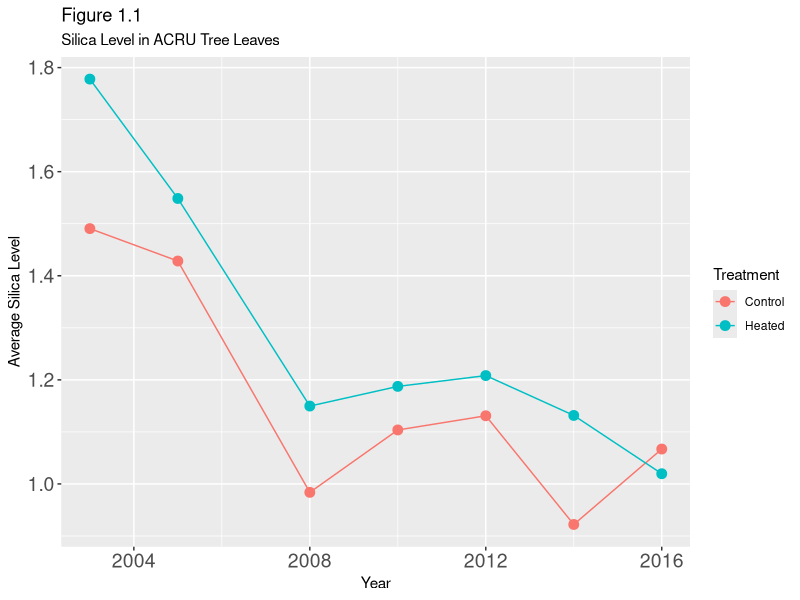
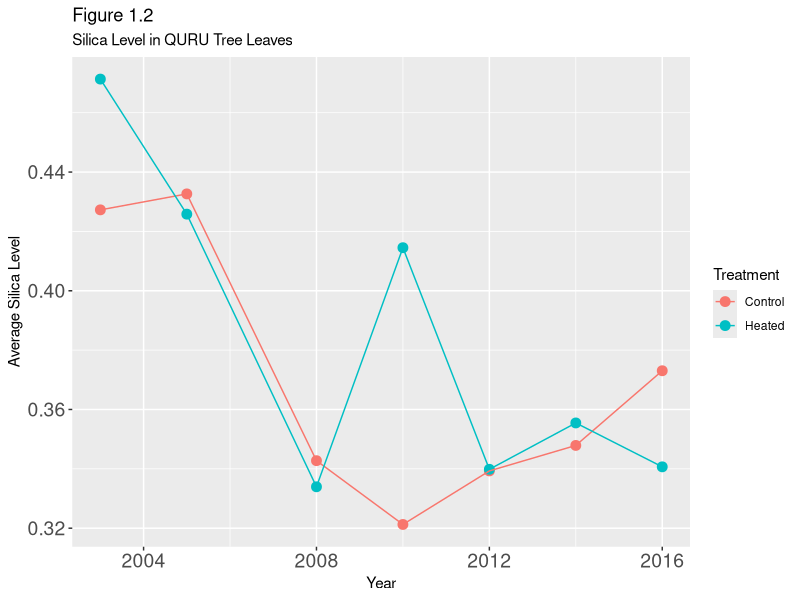
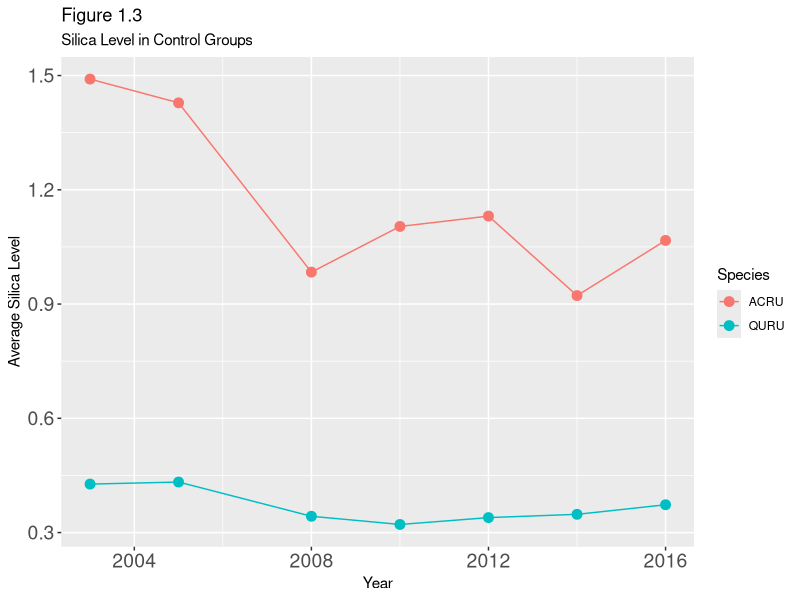
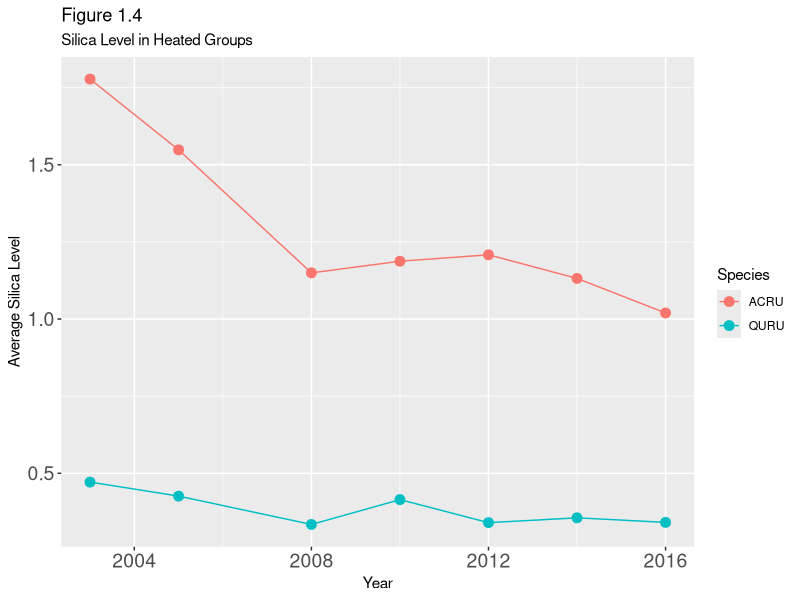
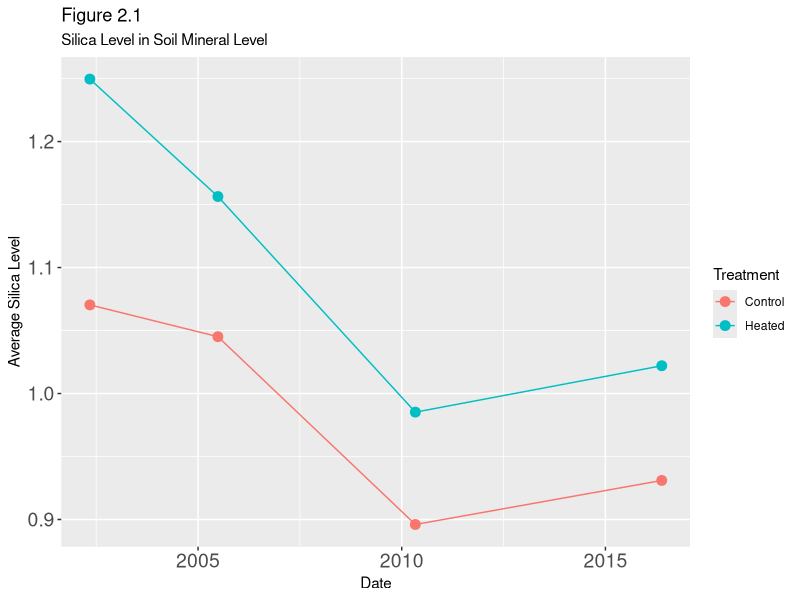
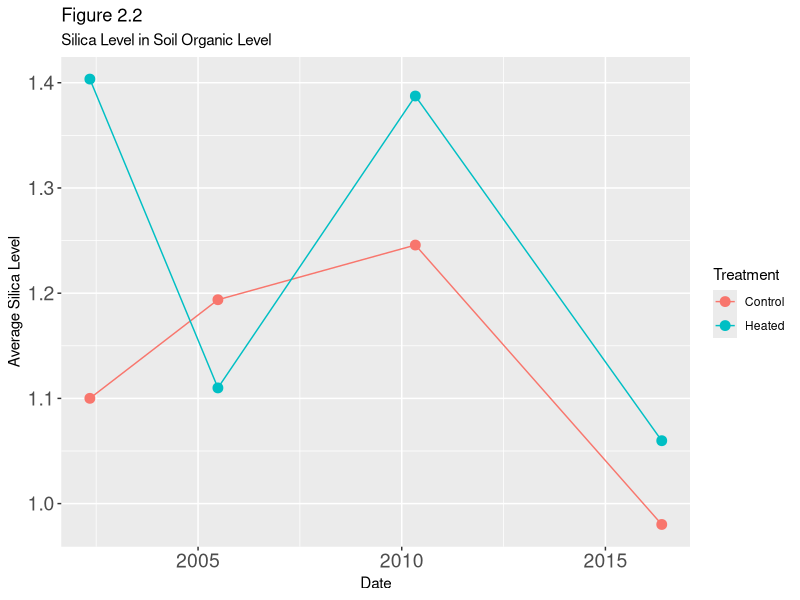
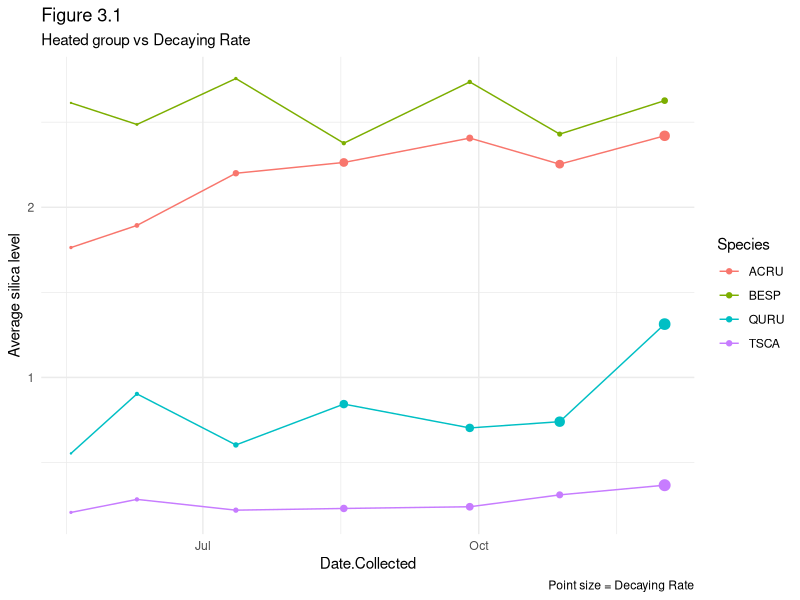
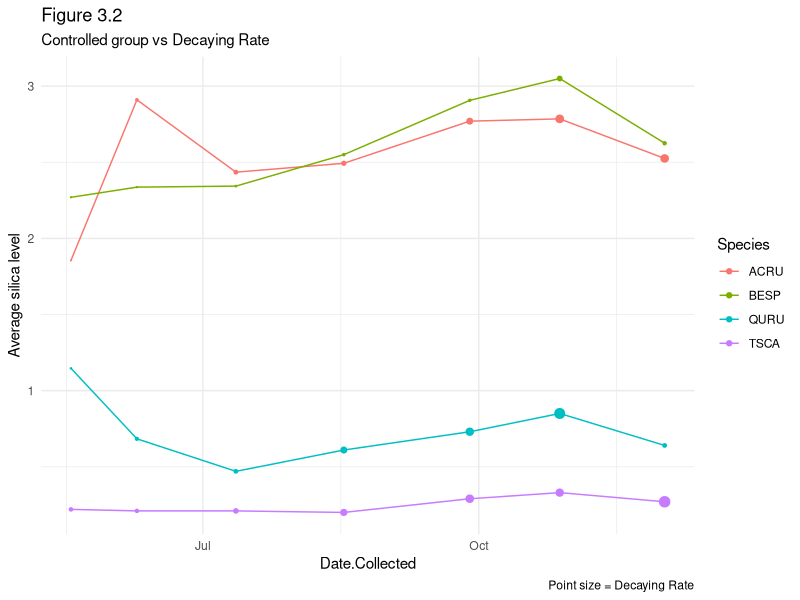

Reproduce these figures in R, in order. (Note: this script raises an error after producing the figures.)
## ---- chunk 1
knitr::opts_chunk$set(echo = TRUE)
## ---- chunk 2
library(tidyverse)
library(ggplot2)
library(lubridate)
library(car)
library(zoo)
library(stringi)
library(rlang)
## ---- chunk 3
# green_leaf_bsi dataset
glbsi <- read.csv("green_leaf_bsi.csv")
glbsi_avg <- glbsi %>% 
  group_by(Year, Species, Treatment) %>%
  summarise(avg = mean(X.wt.Bsi))

glbsi_avg_ACRU = glbsi_avg %>% 
  filter(Species == "ACRU")
glbsi_avg_QURU = glbsi_avg %>% 
  filter(Species == "QURU")

glbsi_avg_control = glbsi_avg %>% 
  filter(Treatment == "Control")
glbsi_avg_heated = glbsi_avg %>% 
  filter(Treatment == "Heated")
## ---- chunk 4

ggplot(data = glbsi_avg_ACRU) +
  aes(x = Year, y = avg, color = Treatment) +
  geom_point(size = 3) + 
  labs(title = "Figure 1.1",
       subtitle = "Silica Level in ACRU Tree Leaves",
       x = "Year",
       y = "Average Silica Level")+
  theme(axis.text.x = element_text(size = 14))+
  theme(axis.text.y = element_text(size = 14))+
  geom_line()
## ---- chunk 5
ggplot(data = glbsi_avg_QURU) +
  aes(x = Year, y = avg, color = Treatment) +
  geom_point(size = 3) + 
  labs(title = "Figure 1.2",
       subtitle ="Silica Level in QURU Tree Leaves",
       x = "Year",
       y = "Average Silica Level")+
  theme(axis.text.x = element_text(size = 14))+
  theme(axis.text.y = element_text(size = 14))+
  geom_line()
## ---- chunk 6

ggplot(data = glbsi_avg_control) +
  aes(x = Year, y = avg, color = Species) +
  geom_point(size = 3) + 
  labs(title = "Figure 1.3",
       subtitle ="Silica Level in Control Groups",
       x = "Year",
       y = "Average Silica Level")+
  theme(axis.text.x = element_text(size = 14))+
  theme(axis.text.y = element_text(size = 14))+
  geom_line()
## ---- chunk 7
ggplot(data = glbsi_avg_heated) +
  aes(x = Year, y = avg, color = Species) +
  geom_point(size = 3) + 
  labs(title = "Figure 1.4",
       subtitle = "Silica Level in Heated Groups",
       x = "Year",
       y = "Average Silica Level")+
  theme(axis.text.x = element_text(size = 14))+
  theme(axis.text.y = element_text(size = 14))+
  geom_line()
## ---- chunk 8
glbsi <- read.csv("green_leaf_bsi.csv", encoding = "UTF-8")

glbsi$Year <- as.character(glbsi$Year)
glbsi$Month <- as.character(glbsi$Month)
glbsi$Date <- as.yearmon(paste0(glbsi$Year, "-0", glbsi$Month))
glbsi$Months <- time_length(interval(as.yearmon("2002-05"),glbsi$Date), "month")
glbsi$Months <- (glbsi$Months-mean(glbsi$Months))/sd(glbsi$Months)

r_species <- lm(log(X.wt.Bsi) ~ factor(Species) + factor(Treatment) + Months + factor(Month)+factor(Species)*Months, data = glbsi)
summary(r_species)
## ---- chunk 9
round(r_species$coefficients,digits = 2)
## ---- chunk 10
# soil_bsi dataset
soil_bsi <- read.csv("soil_bsi.csv")

soil_avg <- soil_bsi %>% 
  group_by(Date, Layer, Treatment) %>%
  summarise(avg = mean(X.wt.Bsi)) 

soil_avg <- soil_avg[-1,]
soil_avg$Date <- strptime(soil_avg$Date, "%m/%d/%y")
soil_avg$Date <- as.Date(soil_avg$Date)
soil_avg <- arrange(soil_avg,Date)

SM = soil_avg %>% 
  filter(Layer == "Mineral")
SM2 = soil_avg %>% 
  filter(Layer == "Organic")
## ---- chunk 11
par(mfrow=c(2,1))

ggplot(data = SM) +
  aes(x = Date, y = avg, color = Treatment) +
  geom_point(size = 3) + 
  labs(title = "Figure 2.1",
       subtitle ="Silica Level in Soil Mineral Level",
       x = "Date",
       y = "Average Silica Level")+
  theme(axis.text.x = element_text(size = 14))+
  theme(axis.text.y = element_text(size = 14))+
  geom_line()


ggplot(data = SM2) +
  aes(x = Date, y = avg, color = Treatment) +
  geom_point(size = 3) + 
  labs(title = "Figure 2.2",
       subtitle ="Silica Level in Soil Organic Level",
       x = "Date",
       y = "Average Silica Level")+
  theme(axis.text.x = element_text(size = 14))+
  theme(axis.text.y = element_text(size = 14))+
  geom_line()
## ---- chunk 12
soil_bsi <- read.csv("soil_bsi.csv")

soil_bsi$Date<-mdy(soil_bsi$Date)
soil_data<-na.omit(soil_bsi[,c("Date","Layer","Treatment","X.wt.Bsi")])
soil_data<-soil_data
standaeddate<-c(ymd(020507))
soil_data1<-soil_data %>%
  mutate(deployedtime=difftime(Date,standaeddate,units = "days"))
soil_data1$deployedtime<-as.numeric(soil_data1$deployedtime)
colnames(soil_data1)[4]<-"Silicalevel"
soil_data1$Layer<-factor(soil_data1$Layer)
soil_data1$Treatment<-factor(soil_data1$Treatment)
soil_data2<-soil_data1%>%
  mutate(season=month(Date))

soil_model<-lm(Silicalevel~factor(Layer)+factor(Treatment)+deployedtime+factor(season),data = soil_data2)
summary(soil_model)
## ---- chunk 13
round(soil_model$coefficients,digits = 6)
## ---- chunk 14
litterbags <- read.csv("litterbags.csv")
datalb <- litterbags[12:162, ]
datalb$Date.Collected <- as.Date(strptime(datalb$Date.Collected, "%m/%d/%y"))
datalb$Date.Deployed <- as.Date(strptime(datalb$Date.Deployed, "%m/%d/%y"))
datalb$Mass.Loss <- as.numeric(datalb$Mass.Loss)
## ---- chunk 15
datalb_heated<-datalb%>%
  filter(Treatment=="Warming")%>%
  group_by(Species,Date.Collected)%>%
  summarise(mean=mean(X.wt.Bsi),Mass.Loss=mean(Mass.Loss))
ggplot(data = datalb_heated) +
  aes(x = Date.Collected, y = mean, color = Species) +
  geom_point(size = datalb_heated$Mass.Loss)+
  geom_line() +
  labs(title = "Figure 3.1",
       subtitle = "Heated group vs Decaying Rate",
       caption = "Point size = Decaying Rate",
    y = 'Average silica level') +
  theme_minimal()
## ---- chunk 16
datalb_normal<-datalb%>%
  filter(Treatment=="Control")%>%
  group_by(Species,Date.Collected)%>%
  summarise(mean=mean(X.wt.Bsi),Mass.Loss=mean(Mass.Loss))
ggplot(data = datalb_normal) +
  aes(x = Date.Collected, y = mean, color = Species) +
  geom_point(size = datalb_normal$Mass.Loss)+
  geom_line() +
  labs(title = "Figure 3.2",
         subtitle = "Controlled group vs Decaying Rate",
       caption = "Point size = Decaying Rate",
       y = 'Average silica level') +
  theme_minimal()

## ---- chunk 17

datalb$Time.Deployed<-as.numeric(datalb$Time.Deployed)
datalb1<-datalb%>%
  mutate(stdecaying=scale(Mass.Loss,center = TRUE,scale = TRUE),
         stBsi=scale(X.wt.Bsi,center = TRUE,scale = TRUE))
model_litterbags<-lm(data = datalb1,
                     X.wt.Bsi~factor(Species)+factor(Treatment)+
                       Time.Deployed+Mass.Loss)
summary(model_litterbags)
## ---- chunk 18
marginalModelPlots(r_species)
title(main = "Figure 1.5")
## ---- chunk 19
rf_species <- fortify(r_species)

# residual plot for species
ggplot(rf_species, aes(x = .fitted, y = .resid, colour = rf_species$`factor(Species)`)) + 
  geom_point()+
  scale_colour_manual(name = "Species", limits = c("ACRU","QURU"), values = c("red", "green2"))+
  stat_smooth(method="loess", col = "black")+geom_hline(yintercept=0, col="black", linetype="dashed")+
  labs(title = "Figure 1.6",
       subtitle = "Residual for Species vs Fitted Plot",
       x = "Fitted values",
       y = "Residuals")+
  theme(axis.text.x = element_text(size = 14))+
  theme(axis.text.y = element_text(size = 14))+
  theme_bw()
## ---- chunk 20
# residual plot for treatment
ggplot(rf_species, aes(x = .fitted, y = .resid, colour = rf_species$`factor(Treatment)`))+ 
  geom_point()+
  scale_colour_manual(name = "Treatment", limits = c("Heated","Control"), values = c("red", "green2"))+
  stat_smooth(method="loess", col = "black")+geom_hline(yintercept=0, col="black", linetype="dashed")+
  labs(title = "Figure 1.7",
       subtitle = "Residual for Treatment vs Fitted Plot",
       x = "Fitted values",
       y = "Residuals")+
  theme(axis.text.x = element_text(size = 14))+
  theme(axis.text.y = element_text(size = 14))+
  theme_bw()

## ---- chunk 21
       
# residual plot for month
ggplot(rf_species, aes(x = .fitted, y = .resid, colour=rf_species$`factor(Month)`)) + 
  geom_point()+
  scale_colour_manual(name = "Month", limits = c(6, 7, 8), values = c("red", "green2", "blue"))+
  stat_smooth(method="loess", col = "black")+
  geom_hline(yintercept=0, col="black", linetype="dashed")+
  labs(title = "Figure 1.8",
       subtitle = "Residual for Month vs Fitted Plot",
       x = "Fitted values",
       y = "Residuals")+
  theme(axis.text.x = element_text(size = 14))+
  theme(axis.text.y = element_text(size = 14))+
  theme_bw()
## ---- chunk 22
plot(soil_model,color=soil_model$Layer,which = 1)
title(main = "Figure 2.3")
## ---- chunk 23
plot(model_litterbags,which = 1)
title(main = "Figure 3.3")
## ---- chunk 24

marginalModelPlots(model_litterbags)

title(main = "Figure 3.4")
